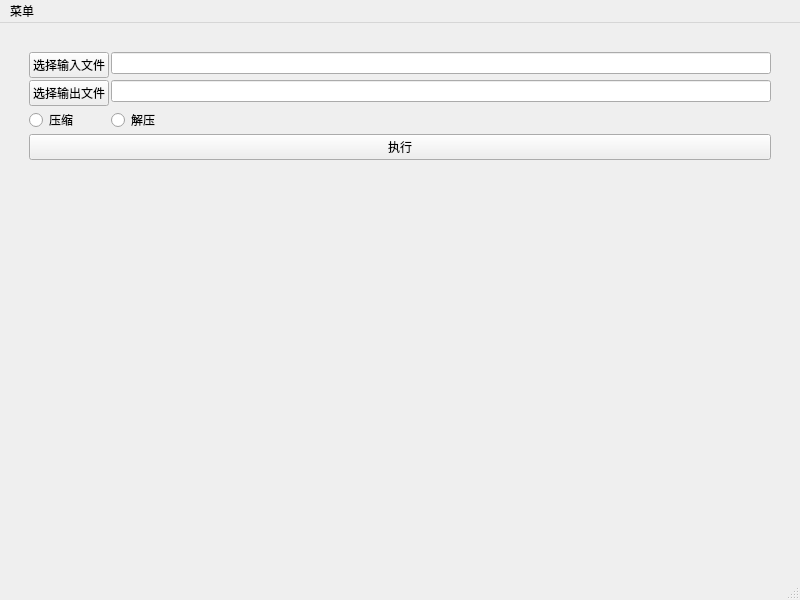
<?xml version="1.0" encoding="UTF-8"?>
<ui version="4.0">
 <class>MainWindow</class>
 <widget class="QMainWindow" name="MainWindow">
  <property name="geometry">
   <rect>
    <x>0</x>
    <y>0</y>
    <width>800</width>
    <height>600</height>
   </rect>
  </property>
  <property name="sizePolicy">
   <sizepolicy hsizetype="Preferred" vsizetype="Preferred">
    <horstretch>0</horstretch>
    <verstretch>0</verstretch>
   </sizepolicy>
  </property>
  <property name="acceptDrops">
   <bool>true</bool>
  </property>
  <property name="windowTitle">
   <string>FileCompress</string>
  </property>
  <widget class="QWidget" name="centralwidget">
   <property name="sizePolicy">
    <sizepolicy hsizetype="Expanding" vsizetype="Preferred">
     <horstretch>0</horstretch>
     <verstretch>0</verstretch>
    </sizepolicy>
   </property>
   <property name="acceptDrops">
    <bool>true</bool>
   </property>
   <layout class="QVBoxLayout" name="verticalLayout_2">
    <item>
     <layout class="QVBoxLayout" name="verticalLayout">
      <item>
       <spacer name="horizontalSpacer_2">
        <property name="orientation">
         <enum>Qt::Horizontal</enum>
        </property>
        <property name="sizeHint" stdset="0">
         <size>
          <width>40</width>
          <height>20</height>
         </size>
        </property>
       </spacer>
      </item>
      <item>
       <layout class="QHBoxLayout" name="horizontalLayout_2">
        <item>
         <spacer name="verticalSpacer_2">
          <property name="orientation">
           <enum>Qt::Vertical</enum>
          </property>
          <property name="sizeHint" stdset="0">
           <size>
            <width>20</width>
            <height>40</height>
           </size>
          </property>
         </spacer>
        </item>
        <item>
         <layout class="QFormLayout" name="formLayout">
          <property name="horizontalSpacing">
           <number>2</number>
          </property>
          <property name="verticalSpacing">
           <number>2</number>
          </property>
          <item row="1" column="0">
           <widget class="QPushButton" name="pushButton">
            <property name="text">
             <string>选择输入文件</string>
            </property>
           </widget>
          </item>
          <item row="1" column="1">
           <widget class="QLineEdit" name="lineEdit_input">
            <property name="minimumSize">
             <size>
              <width>400</width>
              <height>0</height>
             </size>
            </property>
            <property name="inputMask">
             <string/>
            </property>
            <property name="text">
             <string/>
            </property>
            <property name="readOnly">
             <bool>false</bool>
            </property>
           </widget>
          </item>
          <item row="2" column="0">
           <widget class="QPushButton" name="pushButton_2">
            <property name="text">
             <string>选择输出文件</string>
            </property>
           </widget>
          </item>
          <item row="2" column="1">
           <widget class="QLineEdit" name="lineEdit_output">
            <property name="minimumSize">
             <size>
              <width>400</width>
              <height>0</height>
             </size>
            </property>
            <property name="inputMask">
             <string/>
            </property>
            <property name="text">
             <string/>
            </property>
            <property name="readOnly">
             <bool>false</bool>
            </property>
           </widget>
          </item>
          <item row="3" column="0">
           <widget class="QRadioButton" name="radioButton">
            <property name="text">
             <string>压缩</string>
            </property>
           </widget>
          </item>
          <item row="3" column="1">
           <widget class="QRadioButton" name="radioButton2">
            <property name="enabled">
             <bool>true</bool>
            </property>
            <property name="text">
             <string>解压</string>
            </property>
           </widget>
          </item>
          <item row="6" column="0" colspan="2">
           <widget class="QPushButton" name="pushButton_3">
            <property name="minimumSize">
             <size>
              <width>0</width>
              <height>0</height>
             </size>
            </property>
            <property name="text">
             <string>执行</string>
            </property>
           </widget>
          </item>
         </layout>
        </item>
        <item>
         <spacer name="verticalSpacer">
          <property name="orientation">
           <enum>Qt::Vertical</enum>
          </property>
          <property name="sizeHint" stdset="0">
           <size>
            <width>20</width>
            <height>40</height>
           </size>
          </property>
         </spacer>
        </item>
       </layout>
      </item>
      <item>
       <spacer name="horizontalSpacer">
        <property name="orientation">
         <enum>Qt::Horizontal</enum>
        </property>
        <property name="sizeHint" stdset="0">
         <size>
          <width>40</width>
          <height>20</height>
         </size>
        </property>
       </spacer>
      </item>
     </layout>
    </item>
   </layout>
  </widget>
  <widget class="QMenuBar" name="menubar">
   <property name="geometry">
    <rect>
     <x>0</x>
     <y>0</y>
     <width>800</width>
     <height>26</height>
    </rect>
   </property>
   <widget class="QMenu" name="menu">
    <property name="title">
     <string>菜单</string>
    </property>
    <addaction name="actionhelp"/>
    <addaction name="actionabout"/>
   </widget>
   <addaction name="menu"/>
  </widget>
  <widget class="QStatusBar" name="statusBar"/>
  <action name="actionhelp">
   <property name="text">
    <string>帮助</string>
   </property>
  </action>
  <action name="actionabout">
   <property name="text">
    <string>关于</string>
   </property>
  </action>
 </widget>
 <resources/>
 <connections/>
</ui>
